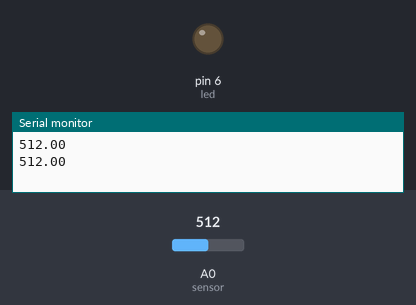
Bench run of a sketch on a simulated Arduino Uno, built with avr-gcc and run on an emulated ATmega328P. On the bench: output pins drawn as LEDs (lit = HIGH), the last lines printed to the serial monitor. The test bench sets the inputs (shaded band); at power-on: A0 (sensor) = 512.

Above: at 1.8 s.
1.9 s: A0 (sensor) set to 716
At 3.9 s:
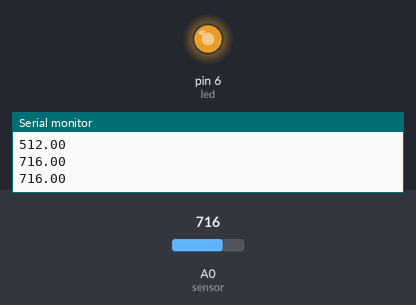
4.5 s: A0 (sensor) set to 306
At 7.2 s:
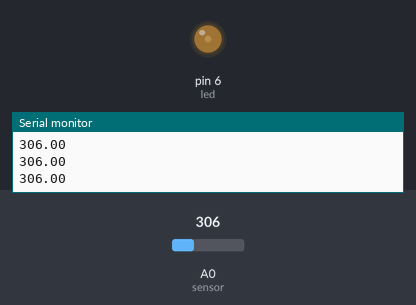
7.5 s: A0 (sensor) set to 122
At 9.8 s:
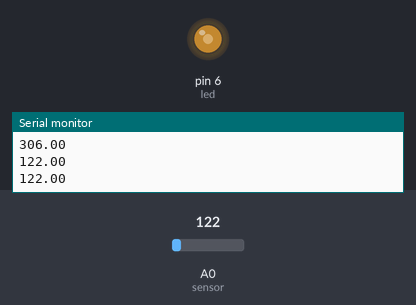
Timing chart, 0 to 11.3 s (numbered marks = the images above; inputs shaded):
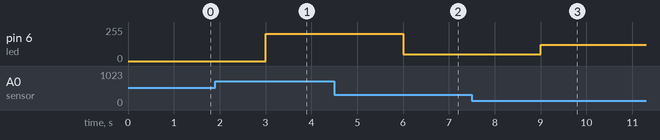

The sketch:

KUMINOSIDADE.ino
```cpp
int led = 6;
int sensor = A0;
float valorSensor = 0;


void setup() {
    Serial.begin (9600);

  pinMode (led , OUTPUT);
  pinMode ( sensor , INPUT);
  }

void loop() {
valorSensor = analogRead (sensor);
    Serial.println (valorSensor);
    delay (1000);

    if ( valorSensor<750 ){
    analogWrite ( led , valorSensor);
    }
    else {
    analogWrite ( led , LOW);
      }
}
```

Measured:
- after the input at 1.9 s, pin 6 (led): 0/255 → 204/255 after 1.1 s
- after the input at 4.5 s, pin 6 (led): 204/255 → 50/255 after 1.5 s
- after the input at 7.5 s, pin 6 (led): 50/255 → 122/255 after 1.5 s
